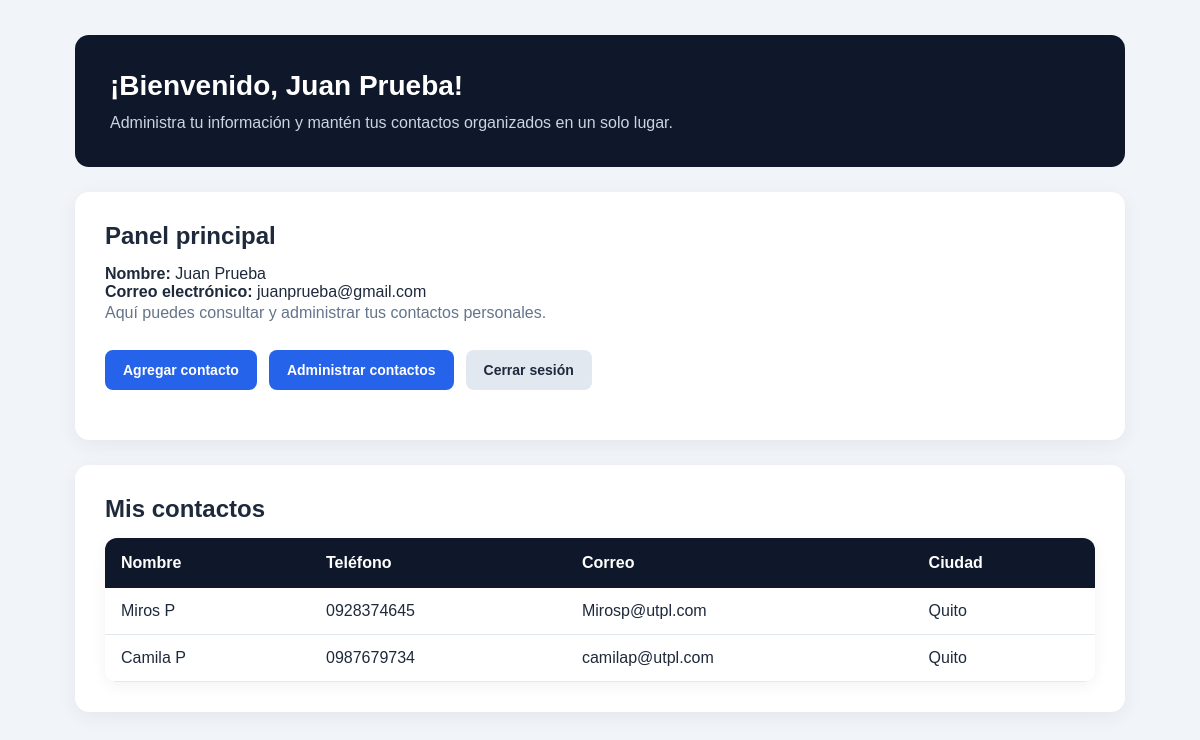
Page /dashboard.php (signed in) on the committed database.
### tables this page shows
CREATE TABLE `usuarios` (
  `id` int(11) NOT NULL,
  `nombre` varchar(100) NOT NULL,
  `correo` varchar(150) NOT NULL,
  `password` varchar(255) NOT NULL,
  `fecha_registro` timestamp NULL DEFAULT current_timestamp()
);

CREATE TABLE `contactos` (
  `id` int(11) NOT NULL,
  `id_usuario` int(11) NOT NULL,
  `nombre` varchar(100) NOT NULL,
  `telefono` varchar(20) NOT NULL,
  `correo` varchar(150) NOT NULL,
  `ciudad` varchar(100) NOT NULL,
  `id_categoria` int(11) DEFAULT NULL,
  `favorito` tinyint(1) NOT NULL DEFAULT 0
);

### dashboard.php (the view, shortened to what this page needs)
<?php
require_once __DIR__ . "/config/conexion.php";
$consultaUsuario = $conexion->prepare(
    "SELECT nombre, correo FROM usuarios WHERE id = ?"
);
$consultaUsuario->execute([$_SESSION["usuario_id"]]);
$usuario = $consultaUsuario->fetch(PDO::FETCH_ASSOC);
$consultaContactos = $conexion->prepare(
    "SELECT id, nombre, telefono, correo, ciudad
     FROM contactos
     WHERE id_usuario = ?
     ORDER BY id DESC"
);
$consultaContactos->execute([$_SESSION["usuario_id"]]);
$contactos = $consultaContactos->fetchAll(PDO::FETCH_ASSOC);
?>
<!DOCTYPE html>
<html lang="es">
<head>
    <link rel="stylesheet" href="css/estilos.css">
</head>
<body>
    <div class="container">
        <div class="welcome">
            <h1>
                ¡Bienvenido, <?php echo htmlspecialchars($usuario["nombre"]); ?>!
            </h1>
            <p>
                Administra tu información y mantén tus contactos organizados en un solo lugar.
            </p>
        </div>
        <div class="card">
            <h2>Panel principal</h2>
            <p>
                <strong>Nombre:</strong>
                <?php echo htmlspecialchars($usuario["nombre"]); ?>
            </p>
            <p>
                <strong>Correo electrónico:</strong>
                <?php echo htmlspecialchars($usuario["correo"]); ?>
            </p>
            <p class="subtitle">
                Aquí puedes consultar y administrar tus contactos personales.
            </p>
            <div class="actions">
                <a href="agregar_contacto.php" class="btn">
                    Agregar contacto
                </a>
                <a href="listar_contactos.php" class="btn">
                    Administrar contactos
                </a>
                <a href="logout.php" class="btn btn-secondary">
                    Cerrar sesión
                </a>
            </div>
        </div>
        <div class="card">
            <h2>Mis contactos</h2>
            <?php if (count($contactos) > 0): ?>
                <div class="table-wrap">
                    <table>
                        <thead>
                            <tr>
                                <th>Nombre</th>
                                <th>Teléfono</th>
                                <th>Correo</th>
                                <th>Ciudad</th>
                            </tr>
                        </thead>
                        <tbody>
                            <?php foreach ($contactos as $contacto): ?>
                                <tr>
                                    <td><?php echo htmlspecialchars($contacto["nombre"]); ?></td>
                                    <td><?php echo htmlspecialchars($contacto["telefono"]); ?></td>
                                    <td><?php echo htmlspecialchars($contacto["correo"]); ?></td>
                                    <td><?php echo htmlspecialchars($contacto["ciudad"]); ?></td>
                                </tr>
                            <?php endforeach; ?>
                        </tbody>
                    </table>
                </div>
            <?php else: ?>
                <p class="subtitle">
                    Todavía no tienes contactos registrados.
                </p>
            <?php endif; ?>
        </div>
    </div>
</body>
</html>

### css/estilos.css (style rules this page uses)
* { margin: 0; padding: 0; box-sizing: border-box; }
body { font-family: Arial, Helvetica, sans-serif; background: #f1f5f9; color: #1e293b; min-height: 100vh; padding: 35px 20px; }
.container { width: 100%; max-width: 1050px; margin: 0 auto; }
.card { background: white; padding: 30px; border-radius: 14px; box-shadow: 0 5px 20px rgba(0, 0, 0, 0.06); margin-bottom: 25px; }
h1 { color: #0f172a; font-size: 28px; margin-bottom: 12px; }
h2 { color: #1e293b; margin-bottom: 15px; }
.subtitle { color: #64748b; margin-bottom: 25px; line-height: 1.5; }
button, .btn { display: inline-block; background: #2563eb; color: white; border: none; padding: 12px 18px; border-radius: 8px; cursor: pointer; font-size: 14px; font-weight: bold; text-decoration: none; text-align: center; }
.btn-secondary { background: #e2e8f0; color: #1e293b; }
.actions { display: flex; gap: 12px; flex-wrap: wrap; margin: 20px 0; }
a { color: #2563eb; text-decoration: none; }
.table-wrap { width: 100%; overflow-x: auto; background: white; border-radius: 12px; box-shadow: 0 4px 15px rgba(0, 0, 0, 0.05); }
table { width: 100%; border-collapse: collapse; min-width: 650px; }
th { background: #0f172a; color: white; padding: 16px; text-align: left; }
td { padding: 14px 16px; border-bottom: 1px solid #e2e8f0; }
.welcome { background: #0f172a; color: white; padding: 35px; border-radius: 14px; margin-bottom: 25px; }
.welcome h1 { color: white; }
.welcome p { color: #cbd5e1; margin-top: 10px; }

### rows in the picture
usuarios: nombre "Juan Prueba", correo "juanprueba@gmail.com"
contactos: nombre "Miros P", telefono "0928374645", correo "Mirosp@utpl.com", ciudad "Quito"
contactos: nombre "Camila P", telefono "0987679734", correo "camilap@utpl.com", ciudad "Quito"
